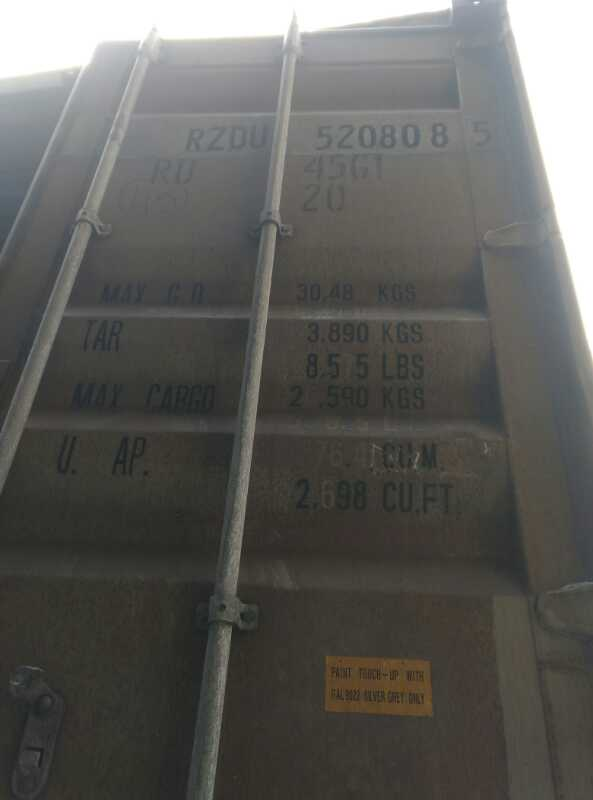
#> input picture img3/25.jpg, 593 x 800 px, found by its file name
$ python findLines.py   (older library calls are emulated)
#> lines starting #> are read from the running program, lines starting #| are printed output that depends on the picture; after the words box and inside, x2 and y2 are one past the last pixel; in counts of white or black regions, pixels touching at a corner belong together; long printed decimals are rounded
#> further down, img is the input picture: shape (800, 593, 3); mean B, G, R 90.3, 93.9, 94.4
import cv2
import numpy as np
import pytesseract
import glob
pytesseract.pytesseract.tesseract_cmd = 'C:/Program Files (x86)/Tesseract-OCR/tesseract'


def auto_canny(image, sigma=0.33): #0.33
    # compute the median of the single channel pixel intensities
    v = np.median(image)

    # apply automatic Canny edge detection using the computed median
    lower = int(max(0, (1.0 - sigma) * v))
    upper = int(min(255, (1.0 + sigma) * v))
    edged = cv2.Canny(image, lower, upper)
    cv2.imshow("edges", edged)
    # return the edged image
    return edged

def resize_im(image):
    height, width, depth = image.shape
    imgScale = 600/width
    newX,newY = image.shape[1]*imgScale, image.shape[0]*imgScale
    image = cv2.resize(image, (int(newX),int(newY)))
    return image

def preprocessing(img):
    # resize
    # histogram equalization
    img_yuv = cv2.cvtColor(img, cv2.COLOR_BGR2YUV)
#> img_yuv: shape (809, 600, 3); mean of channels 0, 1, 2 93.5, 126.5, 128.8
    img_yuv[:,:,0] = cv2.equalizeHist(img_yuv[:,:,0])
#> img_yuv: shape (809, 600, 3); mean of channels 0, 1, 2 129.6, 126.5, 128.8
    #img = cv2.cvtColor(img_yuv, cv2.COLOR_YUV2BGR)
    img = cv2.fastNlMeansDenoisingColored(img, None, 7, 7, 7, 21)
#> img: shape (809, 600, 3)
    #cv2.imshow("after denoise", img)
    # color to gray
    gray = cv2.cvtColor(img, cv2.COLOR_BGR2GRAY)
    cv2.imshow("gray", gray)
    # perspective transform
    #gray = deskew(gray.copy(), compute_skew(gray))
    #cv2.imshow("after deskew", gray)

    #binary
    #edges = cv2.Canny(gray, 50, 150, apertureSize=3)
    edges = auto_canny(gray)
#> in auto_canny, `v = np.median(image)`: v = 71
#> in auto_canny, `lower = int(max(0, (1.0 - sigma) * v))`: lower = 47
#> in auto_canny, `upper = int(min(255, (1.0 + sigma) * v))`: upper = 94
#> in auto_canny, `edged = cv2.Canny(image, lower, upper)`:
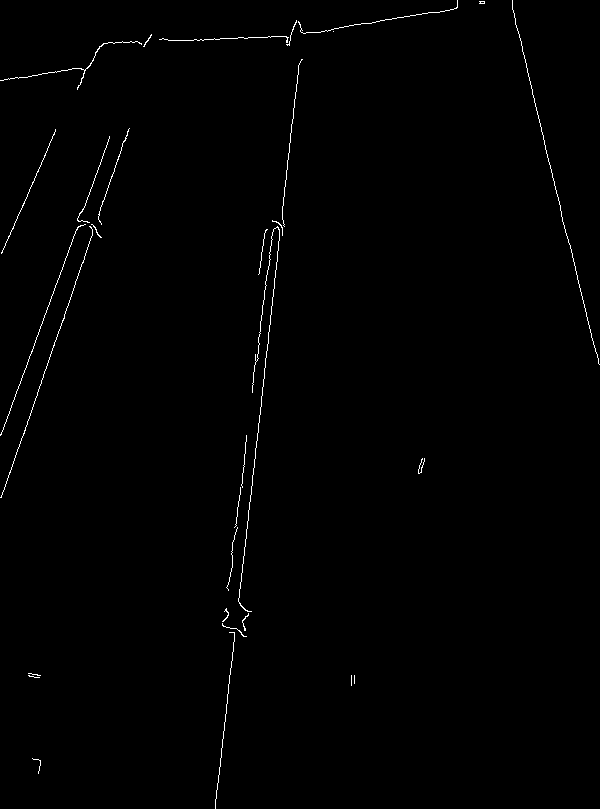
#> edged: shape (809, 600); 0.65% white in thin lines or dots
    cv2.imshow("edge",edges)
    #(threshold, im_bw) = cv2.threshold(gray, 128, 255, cv2.THRESH_BINARY | cv2.THRESH_OTSU)
    return edges

# [9 lines left out: function compute_intersection, not called in this run]


def dist(point1, point2):
    return np.sqrt((point1[0]-point2[0])*(point1[0]-point2[0])+(point1[1]-point2[1])*(point1[1]-point2[1]))

# [30 lines left out: function compute_perspective_matrix, not called in this run]

#Your image path i-e receipt path

img = cv2.imread('../img/img3/25.jpg')
img  = resize_im(img)

gray_vis = cv2.cvtColor(img, cv2.COLOR_BGR2GRAY)
gray = preprocessing(img)

# detect regions in gray scale image
height, width = gray.shape
# lines = cv2.HoughLinesP(gray, rho = 1, theta=np.pi/180, threshold= 100, minLineLength=height /2.0, maxLineGap=30)
lines = cv2.HoughLines(gray, rho=1, theta=np.pi / 180, threshold=160)
#> lines = [[163, 0.332], [298, 0.122], [302, 0.105], [-493, 2.9]]
vertical_params = []
horizontal_params = []
#print("lines:", lines)
print("lines", lines)
#| lines [[[ 1.6300000e+02  3.3161256e-01]]
#|  [[ 2.9800000e+02  1.2217305e-01]]
#|  [[ 3.0200000e+02  1.0471976e-01]]
#|  [[-4.9300000e+02  2.8972466e+00]]]
for line in lines:

    #print("line:", line)
    for rho, theta in line:
        a = np.cos(theta)
        b = np.sin(theta)
        # print("x value when y = 200:", (rho-b*200)/a)
        x0 = a * rho
        y0 = b * rho
        x1 = int(x0 + 1000 * (-b))
        y1 = int(y0 + 1000 * (a))
        x2 = int(x0 - 1000 * (-b))
        y2 = int(y0 - 1000 * (a))
        cv2.line(img, (x1, y1), (x2, y2), (255, 0, 0), 2)
        if theta * 180 / np.pi < 20 or theta * 180 / np.pi > 160:
            vertical_params.append([rho, theta])
            cv2.line(img, (x1, y1), (x2, y2), (0, 255, 0), 2)
        if theta * 180 / np.pi > 70 and theta * 180 / np.pi < 110:
            # print("horizontal~~~~")
            horizontal_params.append([rho, theta])
            cv2.line(img, (x1, y1), (x2, y2), (0, 0, 255), 2)
#> this loop made 4 passes
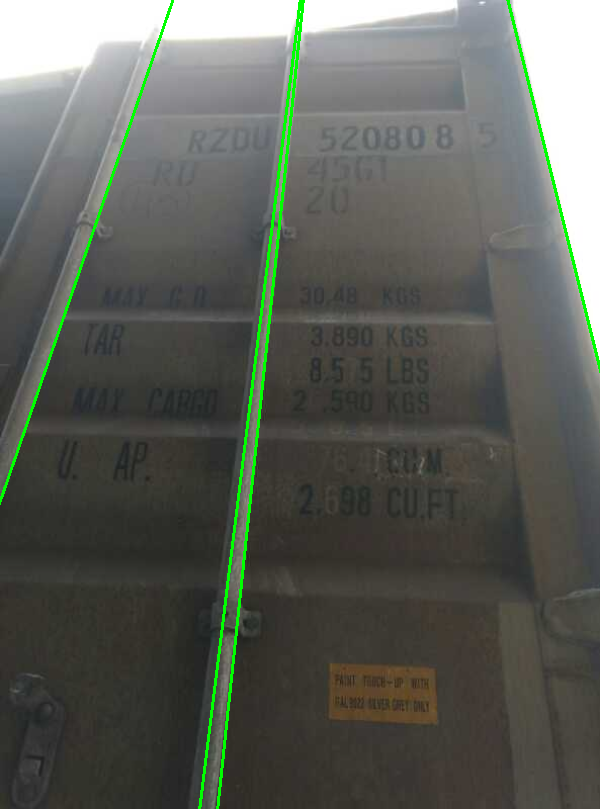
#> img: shape (809, 600, 3); mean of channels 0, 1, 2 88.3, 95.8, 92.4; drawn as B, G, R
#> after the loop, horizontal_params = []; vertical_params has the same summary as lines
#vertical_params = np.array(vertical_params)
print("vertical:", vertical_params)
#| vertical: [[163.0, 0.3316], [298.0, 0.1222], [302.0, 0.1047], [-493.0, 2.897]]
print("horizontal:", horizontal_params)
#| horizontal: []
cv2.imshow("line image", img)
if len(vertical_params)>1 and len(horizontal_params) > 1:
    h, w = gray_vis.shape
    cv2.imshow("before perspective:", gray_vis)
    dst = cv2.warpPerspective(gray_vis, compute_perspective_matrix(vertical_params, horizontal_params), (w, h))
    cv2.imshow("perspective", dst)

cv2.waitKey(33)


'''
i = 0
for file in glob.glob("../img/*.jpg"):
    i = i+1
    print("~~~~~~~~")
    print(file)
    vertical_params = []
    horizontal_params = []
    img = cv2.imread(file)
    img = resize_im(img)
    gray_vis = cv2.cvtColor(img, cv2.COLOR_BGR2GRAY)
    gray = preprocessing(img)
    #detect regions in gray scale image
    height, width = gray.shape
    #lines = cv2.HoughLinesP(gray, rho = 1, theta=np.pi/180, threshold= 100, minLineLength=height /2.0, maxLineGap=30)
    lines = cv2.HoughLines(gray, rho=1, theta =np.pi/180, threshold = 200)
    x_val = []
    for line in lines:
        for rho, theta in line:
            if theta*180/np.pi < 30 or theta*180/np.pi > 150:
                    vertical_params.append([rho, theta])
                    a = np.cos(theta)
                    b = np.sin(theta)
                    #print("x value when y = 200:", (rho-b*200)/a)
                    x_val.append((rho-b*200)/a)
                    x0 = a*rho
                    y0 = b*rho
                    x1 = int(x0 + 1000*(-b))
                    y1 = int(y0 + 1000*(a))
                    x2 = int(x0 - 1000*(-b))
                    y2 = int(y0 - 1000*(a))
                    cv2.line(img,(x1,y1),(x2,y2),(0,255,0),2)
            if theta*180/np.pi > 60 and theta*180/np.pi < 125:
                #print("horizontal~~~~")
                a = np.cos(theta)
                b = np.sin(theta)
                horizontal_params.append([rho, theta])
                #print("x value when y = 200:", (rho - b * 200) / a)
                #x_val.append((rho - b * 200) / a)
                x0 = a * rho
                y0 = b * rho
                x1 = int(x0 + 1000 * (-b))
                y1 = int(y0 + 1000 * (a))
                x2 = int(x0 - 1000 * (-b))
                y2 = int(y0 - 1000 * (a))
                cv2.line(img, (x1, y1), (x2, y2), (0, 0, 255), 2)
    if len(vertical_params) > 1 and len(horizontal_params) > 1:
        h, w = gray_vis.shape
        dst = cv2.warpPerspective(gray_vis, compute_perspective_matrix(vertical_params, horizontal_params), (w, h))
        #cv2.imshow("perspective", dst)
        cv2.imwrite( "deskewed_%04d.jpg"%i, dst)
    else:
        cv2.imwrite("deskewed_%04d.jpg"%i, img)

    cv2.waitKey(33)

'''


'''
#detect regions in gray scale image
height, width = gray.shape
#lines = cv2.HoughLinesP(gray, rho = 1, theta=np.pi/180, threshold= 100, minLineLength=height /2.0, maxLineGap=30)
lines = cv2.HoughLines(gray, rho=1, theta =np.pi/180, threshold = 200)
x_val = []
for line in lines:
    for rho, theta in line:
        if theta*180/np.pi < 30 or theta*180/np.pi > 150:
                a = np.cos(theta)
                b = np.sin(theta)
                print("x value when y = 200:", (rho-b*200)/a)
                x_val.append((rho-b*200)/a)
                x0 = a*rho
                y0 = b*rho
                x1 = int(x0 + 1000*(-b))
                y1 = int(y0 + 1000*(a))
                x2 = int(x0 - 1000*(-b))
                y2 = int(y0 - 1000*(a))
                cv2.line(img,(x1,y1),(x2,y2),(0,255,0),2)
        else:
            print("horizontal~~~~")
            a = np.cos(theta)
            b = np.sin(theta)
            #print("x value when y = 200:", (rho - b * 200) / a)
            #x_val.append((rho - b * 200) / a)
            x0 = a * rho
            y0 = b * rho
            x1 = int(x0 + 1000 * (-b))
            y1 = int(y0 + 1000 * (a))
            x2 = int(x0 - 1000 * (-b))
            y2 = int(y0 - 1000 * (a))
            cv2.line(img, (x1, y1), (x2, y2), (0, 0, 255), 2)

x_val = sorted(x_val)
print("x value:", x_val)
dist = []
for i in range(len(x_val)-1):
    dist.append(x_val[i+1]-x_val[i])
    print("dist:", x_val[i+1]-x_val[i])

cv2.imshow("line image", img)
(im2, cnts, _) = cv2.findContours(gray.copy(), cv2.RETR_LIST, cv2.CHAIN_APPROX_SIMPLE)
coordinates = sorted(cnts, key=cv2.contourArea, reverse=True)

for contour in coordinates[:20]:
    x, y, w, h = cv2.boundingRect(contour)
    aspect_ratio = h/w
    area = cv2.contourArea(contour)
    cv2.drawContours(img, [contour], -1, (0, 255, 0), 2)
#cv2.imshow("drawcontours", img)

(height, width) = gray.shape[:2]

coords = []
for coord in coordinates[:20]:
    bbox = cv2.boundingRect(coord)
    x, y, w, h = bbox
    coords.append(coord)
'''

'''
canvas3 = np.zeros_like(gray)
print("coords",coords)
for cnt in coords:
    xx = cnt[:,0]
    yy = cnt[:,1]
    color = 255
    canvas3[yy, xx] = color

cv2.imshow('canvas', canvas3)

    for x1, y1, x2, y2 in line:
        if y2 != y1:
            cur_angle = np.arctan2(y2 - y1, x2 - x1) * 180 / np.pi
            if cur_angle > 45 or cur_angle < -45:
                print("~~~~~~", x1, y1, x2, y2)
                cv2.line(img,(x1,y1),(x2,y2),(0,0,255),2)
'''
cv2.waitKey(0)
